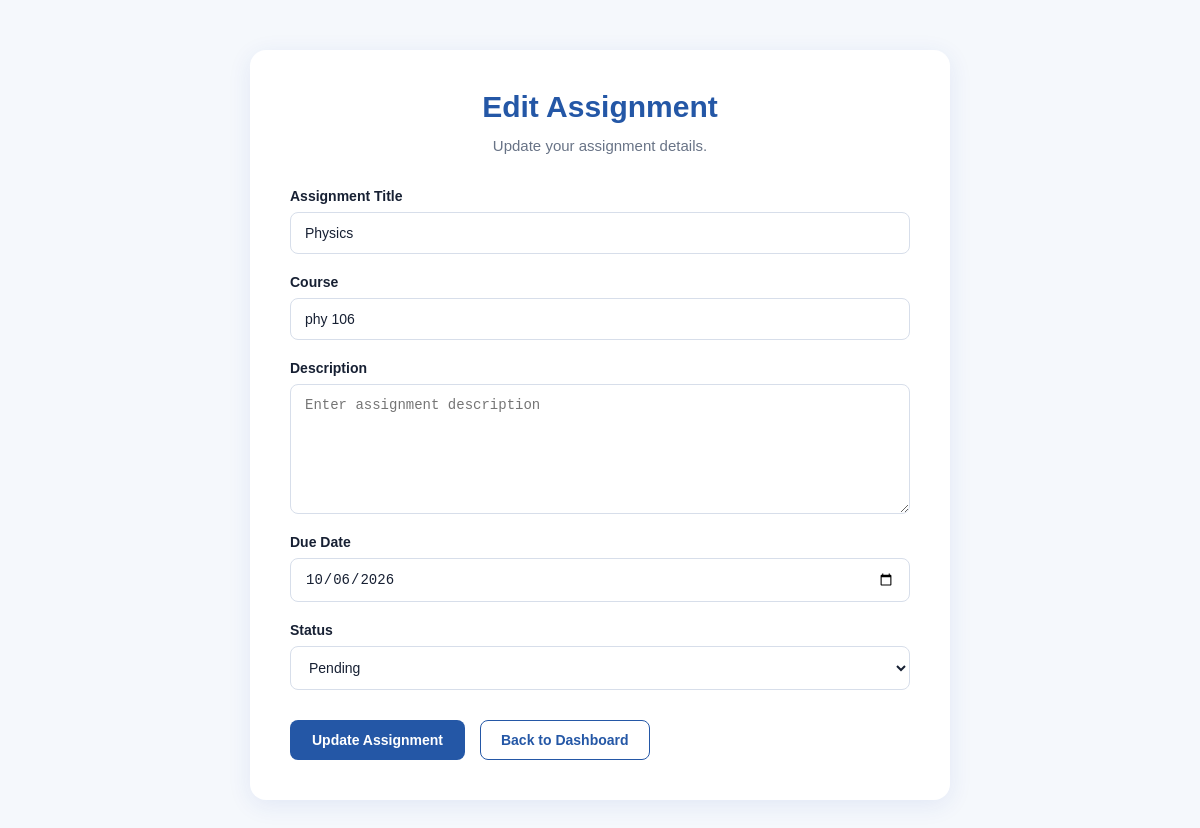
Screenshot of /edit-assignment/2 (signed in) with the database file from the repository.
### models/assignment.py (models this page shows, shortened)
class Assignment(db.Model):
    id = db.Column(db.Integer, primary_key=True)
    title = db.Column(db.String(200), nullable=False)
    course = db.Column(db.String(100), nullable=False)
    description = db.Column(db.Text, nullable=True)
    due_date = db.Column(db.Date, nullable=False)
    status = db.Column(
        db.String(50),
        default="Pending"
    )
    user_id = db.Column(
        db.Integer,
        db.ForeignKey("Users.id"),
        nullable=False
    )
    user = db.relationship(
        "User",
        back_populates="assignments"
    )

### routes/main.py (the view, shortened to what this page needs)
@main.route("/edit-assignment/<int:assignment_id>", methods=["GET", "POST"])
@login_required
def edit_assignment(assignment_id):
    assignment = Assignment.query.filter_by(
        id=assignment_id,
        user_id=current_user.id
    ).first_or_404()
    form = AssignmentForm(obj=assignment)
    return render_template(
        "main/edit_assignment.html",
        form=form,
        assignment=assignment
    )

### forms.py
class AssignmentForm(FlaskForm):
    title = StringField(
        "Assignment Title",
        validators=[
            DataRequired(),
            Length(max=200)
        ]
    )
    course = StringField(
        "Course",
        validators=[
            DataRequired(),
            Length(max=100)
        ]
    )
    description = TextAreaField(
        "Description"
    )
    due_date = DateField(
        "Due Date",
        validators=[
            DataRequired()
        ],
    )
    status = SelectField(
        "Status",
        choices=[
            ("Pending", "Pending"),
            ("Completed", "Completed")
        ],
        validators=[
            DataRequired()
        ]
    )
    submit = SubmitField("Add Assignment")

### app.py (called while the page is built)
def create_app():
    app = Flask(__name__)
    app.config.from_object(Config)
    db.init_app(app)
    login_manager.init_app(app)
    login_manager.login_view = "auth.login"
    from models.user import User
    @login_manager.user_loader
    def load_user(user_id):
        return db.session.get(User, int(user_id))
    from models.assignment import Assignment
    from routes.main import main
    from routes.auth import auth
    from routes.admin import admin
    app.register_blueprint(auth)
    app.register_blueprint(main)
    app.register_blueprint(admin)
    with app.app_context():
        db.create_all()
    return app

### templates/main/edit_assignment.html (shortened to what this page needs)
<!DOCTYPE html>
<html lang="en">
  <head>
    <link rel="stylesheet" href="{{ url_for('static', filename='css/edit_assignment.css') }}">
  </head>
  <body class="edit-assignment-page">
    <main class="edit-assignment-main">
      <section class="edit-form-container">
        <div class="edit-form-header">
          <h1 class="edit-form-title">
            Edit Assignment
          </h1>
          <p class="edit-form-subtitle">
            Update your assignment details.
          </p>
        </div>
        <form
          class="edit-assignment-form"
          method="POST"
        >
          <div class="form-group">
            {{ form.title.label(class="form-label") }}
            {{ form.title(
              class="form-input",
              placeholder="Enter assignment title"
            ) }}
          </div>
          <div class="form-group">
            {{ form.course.label(class="form-label") }}
            {{ form.course(
              class="form-input",
              placeholder="Enter course name"
            ) }}
          </div>
          <div class="form-group">
            {{ form.description.label(class="form-label") }}
            {{ form.description(
              class="form-textarea",
              placeholder="Enter assignment description"
            ) }}
          </div>
          <div class="form-group">
            {{ form.due_date.label(class="form-label") }}
            {{ form.due_date(class="form-input") }}
          </div>
          <div class="form-group">
            {{ form.status.label(class="form-label") }}
            {{ form.status(class="form-select") }}
          </div>
          <div class="form-actions">
            {{ form.submit(
              value="Update Assignment",
              class="update-button"
            ) }}
            <a
              class="back-button"
              href="{{ url_for('main.homepage') }}"
            >
              Back to Dashboard
            </a>
          </div>
        </form>
      </section>
    </main>
  </body>
</html>

### static/css/edit_assignment.css (style rules this page uses)
.edit-assignment-page { margin: 0; padding: 0; min-height: 100vh; background-color: #f5f8fc; color: #172033; font-family: Arial, sans-serif; }
.edit-assignment-main { width: 90%; max-width: 700px; margin: 50px auto; }
.edit-form-container { padding: 40px; background-color: #ffffff; border-radius: 16px; box-shadow: 0 5px 25px rgba(30, 64, 175, 0.09); }
.edit-form-header { margin-bottom: 30px; text-align: center; }
.edit-form-title { margin: 0 0 10px; color: #2457a6; font-size: 30px; font-weight: 700; }
.edit-form-subtitle { margin: 0; color: #687386; font-size: 15px; line-height: 1.6; }
.edit-assignment-form { display: flex; flex-direction: column; gap: 20px; }
.form-group { display: flex; flex-direction: column; gap: 8px; }
.form-label { color: #172033; font-size: 14px; font-weight: 600; }
.form-input, .form-textarea, .form-select { width: 100%; padding: 12px 14px; border: 1px solid #d7deea; border-radius: 8px; background-color: #ffffff; color: #172033; font-size: 14px; box-sizing: border-box; outline: none; transition: 0.3s ease; }
.form-textarea { min-height: 130px; resize: vertical; }
.form-actions { display: flex; align-items: center; gap: 15px; margin-top: 10px; }
.update-button { padding: 12px 22px; border: none; border-radius: 8px; background-color: #2457a6; color: #ffffff; font-size: 14px; font-weight: 600; cursor: pointer; transition: 0.3s ease; }
.back-button { padding: 11px 20px; border: 1px solid #2457a6; border-radius: 8px; color: #2457a6; text-decoration: none; font-size: 14px; font-weight: 600; transition: 0.3s ease; }

### rows the page displays
Assignment: title "Physics", course "phy 106", due_date "10/06/2026", status "Pending"
